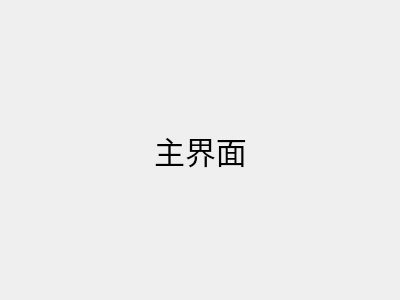
<?xml version="1.0" encoding="UTF-8"?>
<ui version="4.0">
 <class>Form</class>
 <widget class="QWidget" name="Form">
  <property name="geometry">
   <rect>
    <x>0</x>
    <y>0</y>
    <width>400</width>
    <height>300</height>
   </rect>
  </property>
  <property name="windowTitle">
   <string>Form</string>
  </property>
  <layout class="QGridLayout" name="gridLayout">
   <item row="0" column="1">
    <spacer name="verticalSpacer">
     <property name="orientation">
      <enum>Qt::Vertical</enum>
     </property>
     <property name="sizeHint" stdset="0">
      <size>
       <width>20</width>
       <height>117</height>
      </size>
     </property>
    </spacer>
   </item>
   <item row="1" column="0">
    <spacer name="horizontalSpacer">
     <property name="orientation">
      <enum>Qt::Horizontal</enum>
     </property>
     <property name="sizeHint" stdset="0">
      <size>
       <width>136</width>
       <height>20</height>
      </size>
     </property>
    </spacer>
   </item>
   <item row="1" column="1">
    <widget class="QLabel" name="label">
     <property name="font">
      <font>
       <pointsize>23</pointsize>
      </font>
     </property>
     <property name="midLineWidth">
      <number>1</number>
     </property>
     <property name="text">
      <string>主界面</string>
     </property>
     <property name="alignment">
      <set>Qt::AlignCenter</set>
     </property>
    </widget>
   </item>
   <item row="1" column="2">
    <spacer name="horizontalSpacer_2">
     <property name="orientation">
      <enum>Qt::Horizontal</enum>
     </property>
     <property name="sizeHint" stdset="0">
      <size>
       <width>135</width>
       <height>20</height>
      </size>
     </property>
    </spacer>
   </item>
   <item row="2" column="1">
    <spacer name="verticalSpacer_2">
     <property name="orientation">
      <enum>Qt::Vertical</enum>
     </property>
     <property name="sizeHint" stdset="0">
      <size>
       <width>20</width>
       <height>116</height>
      </size>
     </property>
    </spacer>
   </item>
  </layout>
 </widget>
 <resources/>
 <connections/>
</ui>
